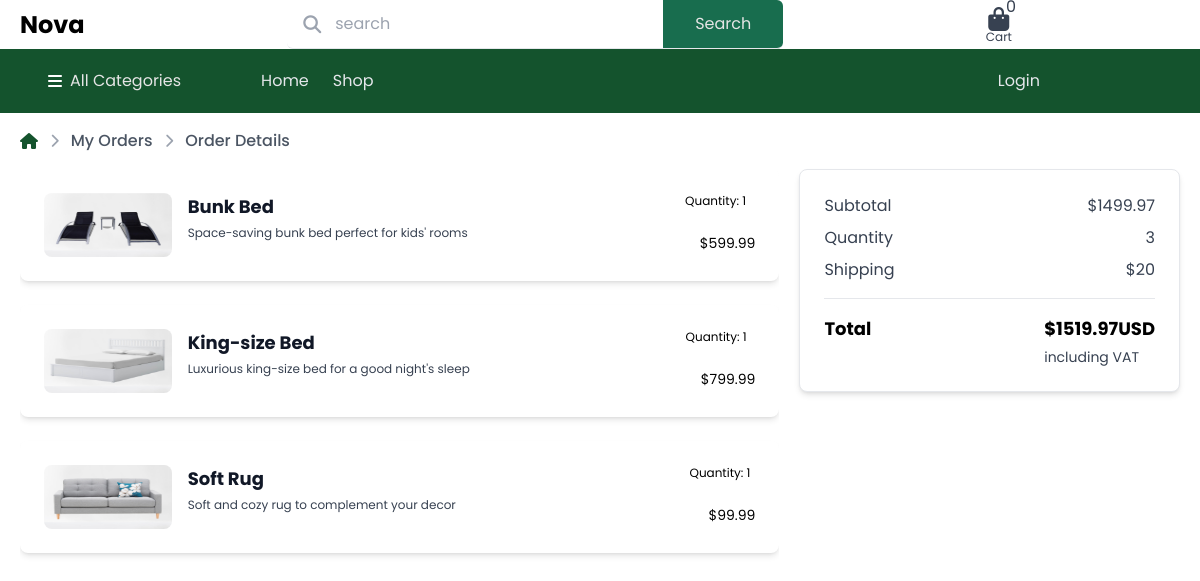
Screenshot of /user/orderDetail.php?id=4 with the database file from the repository.
### tables this page shows
CREATE TABLE `order_detail` (
  `id` int(11) NOT NULL,
  `order_id` int(11) DEFAULT NULL,
  `product_id` int(11) DEFAULT NULL,
  `quantity` int(11) NOT NULL
);

CREATE TABLE `products` (
  `product_id` int(11) NOT NULL,
  `category_id` int(11) NOT NULL,
  `product_name` varchar(225) NOT NULL,
  `product_brand` varchar(225) NOT NULL,
  `product_description` text NOT NULL,
  `product_price` double NOT NULL,
  `product_stock` int(11) NOT NULL,
  `product_image` varchar(225) NOT NULL
);

### user/orderDetail.php (the view, shortened to what this page needs)
<?php
require_once "../assets/includes/usernavbar.php";
$qty = 0;
$subtotal = 0;
if(isset($_GET['id'])) {
    $orderId = $_GET['id'];
    $stmt = $pdo->prepare("SELECT * FROM order_detail JOIN products ON products.product_id = order_detail.product_id JOIN orders ON orders.id = order_detail.order_id  WHERE order_id = ?");
    $stmt->execute([$orderId]);
    $orders = $stmt->fetchAll(PDO::FETCH_ASSOC);
} else {
    echo "Order ID not provided.";
    exit;
}
?>
<main class="px-5">
    <div class="container py-4 flex items-center gap-3">
        <a href="./" class="text-green-900 text-base">
            <i class="fa-solid fa-house"></i>
        </a>
        <span class="text-sm text-gray-400">
            <i class="fa-solid fa-chevron-right"></i>
        </span>
        <a href="./order.php" class="text-gray-600 font-medium">My Orders</a>
        <span class="text-sm text-gray-400">
            <i class="fa-solid fa-chevron-right"></i>
        </span>
        <p class="text-gray-600 font-medium">Order Details</p>
    </div>
    <?php if(empty($orders)): ?>
            <p class="text-lg font-bold text-center">Order Id Doesnt Exist.</p>
        <?php else: ?>
            <div class="flex gap-x-5">
            <div class="h-[400px] overflow-y-scroll rounded-lg no-scrollbar md:w-2/3">
            <?php foreach ($orders as $order): ?>
                    <div class="justify-between p-6 mb-6 bg-white rounded-lg shadow-md sm:flex sm:justify-start">
                        <a href="detail.php?id=<?= $order['product_id'] ?>"><img src="../<?= $order['product_image'] ?>" alt="product-image" class="w-full h-16 rounded-lg sm:w-40" /></a>
                        <div class="sm:ml-4 sm:flex sm:w-full sm:justify-between">
                            <div class="mt-5 sm:mt-0">
                                <h2 class="text-lg font-bold text-gray-900"><?= $order['product_name'] ?></h2>
                                <p class="mt-1 text-xs text-gray-700"><?= $order['product_description'] ?></p>
                            </div>
                            <div class="flex items-center justify-between mt-4 sm:space-y-6 sm:mt-0 sm:block sm:space-x-6">
                                <p class=" text-xs text-center bg-white  outline-none">Quantity: <?= $order['quantity'] ?></p>
                                <p class="text-sm">$<?= $order['product_price'] ?></p>
                            </div>
                        </div>
                    </div>
            <?php
            $qty += $order['quantity'];
            $subtotal += $order['product_price'] * $order['quantity'];
            endforeach;
            $total = $subtotal + 20;
            ?>
        </div>
        <div class="h-full p-6 mt-6 bg-white border rounded-lg shadow-md md:mt-0 md:w-1/3">
            <div class="flex justify-between mb-2">
                <p class="text-gray-700">Subtotal</p>
                <p class="text-gray-700">$<?= $subtotal ?></p>
            </div>
            <div class="flex justify-between mb-2">
                <p class="text-gray-700">Quantity</p>
                <p class="text-gray-700"><?= $qty ?></p>
            </div>
            <div class="flex justify-between">
                <p class="text-gray-700">Shipping</p>
                <p class="text-gray-700">$20</p>
            </div>
            <hr class="my-4" />
            <div class="flex justify-between">
                <p class="text-lg font-bold">Total</p>
                <div class="">
                    <p class="mb-1 text-lg font-bold">$<?= $total ?>USD</p>
                    <p class="text-sm text-gray-700">including VAT</p>
                </div>
            </div>
        </div>
            </div>
        <?php endif; ?>
</main>

### assets/style/admin.css (style rules this page uses)
* { font-family: "Poppins"; margin: 0; padding: 0; box-sizing: border-box; }
body { min-height: 100vh; overflow-x: hidden; }
.container { position: relative; width: 100%; }

### rows the page displays
order_detail: product.product_image (picture), product.product_name "Bunk Bed", product.product_description "Space-saving bunk bed perfect for kids' rooms", quantity "1", product.product_price "599.99"
order_detail: product.product_image (picture), product.product_name "King-size Bed", product.product_description "Luxurious king-size bed for a good night's sleep", quantity "1", product.product_price "799.99"
order_detail: product.product_image (picture), product.product_name "Soft Rug", product.product_description "Soft and cozy rug to complement your decor", quantity "1", product.product_price "99.99"

### other values shown
$subtotal "1499.97"
$qty "3"
$total "1519.97"
